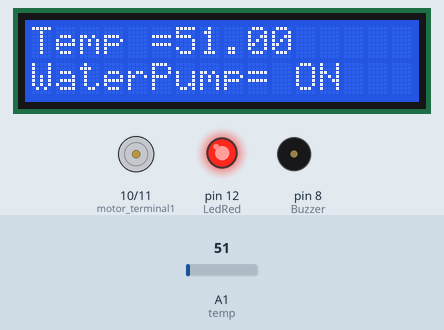
Bench run of a sketch on a simulated Arduino Uno, built with avr-gcc and run on an emulated ATmega328P. On the bench: 16×2 character LCD, motor-driver pin pairs drawn as motors (green arrow = first pin HIGH = forward, orange = second pin HIGH = backward, longer = more drive, scaled by the enable pin), output pins drawn as LEDs (lit = HIGH), buzzer (waves = sounding). Inputs (shaded band) come from the test bench; at power-on: A1 (temp) = 51. What the sketch prints to the serial monitor is not drawn.

Above: at 2.2 s.
3.3 s: A1 (temp) set to 46
At 4.7 s:
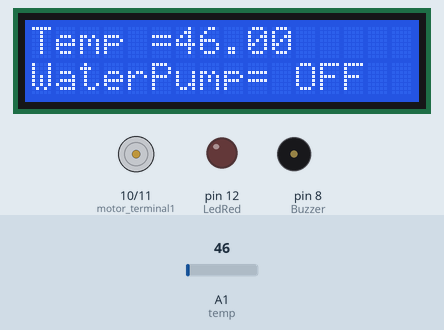
5.6 s: A1 (temp) set to 61
At 7.0 s:
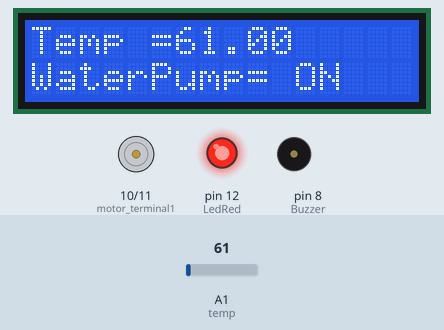
9.7 s: A1 (temp) set to 71
At 11.1 s:
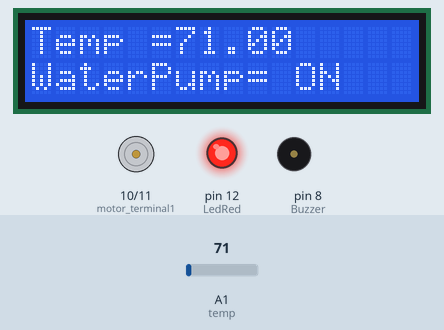
Timing chart, 0 to 17.9 s (numbered marks = the images above; inputs shaded):
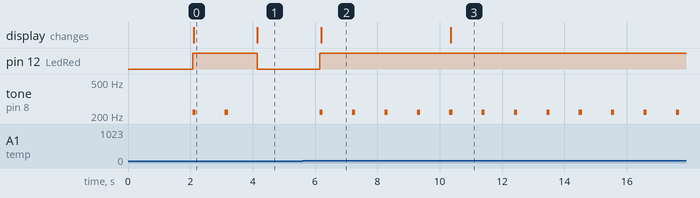

Measured:
- the behaviour switches between 51 and 50 on A1 (temp) (found by bisection; images 0 and 1)
- after the input at 3.3 s, pin 12 (LedRed): HIGH → LOW after 0.85 s; tone on pin 8 (Buzzer): stops changing and stays silent; the display: changes after 0.85 s (image 1)
- after the input at 5.6 s, pin 12 (LedRed): LOW → HIGH after 0.56 s; tone on pin 8 (Buzzer): alternates 220 Hz for 0.10 s and silent for 0.94 s, starting after 0.56 s; the display: changes after 0.59 s (image 2)
- after the input at 9.7 s, the display: changes after 0.65 s (image 3)
- by itself, tone on pin 8 (Buzzer): alternates 220 Hz for 0.10 s and silent for 0.94 s

The sketch:

smart_irrigation_with_water_pump1.ino
```cpp
#include <LiquidCrystal.h>

const int temp = A1;
const int motor_terminal1 = 10;
const int motor_terminal2 = 11;
const int LedRed = 12;
const int LedGreen = 9;
const int Buzzer = 8;


LiquidCrystal lcd(2, 3, 4, 5, 6, 7);

void setup() {
  Serial.begin(9600);
  Serial.print("Smart irrigation system");
  Serial.print("\n");
  Serial.print("\n");
  lcd.begin(16, 2);
  lcd.print("Smart Irrigation");
  lcd.setCursor(4,1);
  lcd.print("System!!");
  pinMode(Buzzer, OUTPUT);
  pinMode(LedRed, OUTPUT);
  pinMode(LedGreen, OUTPUT);
  pinMode(motor_terminal1, OUTPUT);
  pinMode(motor_terminal2, OUTPUT);
  delay(2000);
  lcd.clear();
  lcd.print("Temp = ");
  lcd.setCursor(0,1);
  lcd.print("WaterPump= ");
}

void loop() {

  int value = analogRead(temp);
  float Temperature = value;
  Serial.print("Soil Temperature = ");
  Serial.print(Temperature);
  Serial.print("\n");Serial.print("\n");
  lcd.setCursor(6,0);
  lcd.print(Temperature);
  lcd.setCursor(11,1);


  if (Temperature > 50){
    digitalWrite(motor_terminal2, HIGH);
    digitalWrite(motor_terminal1, LOW);
    digitalWrite(LedRed, HIGH);
    digitalWrite(LedGreen, LOW);
    tone(Buzzer,220,100);
    lcd.print("ON ");
    Serial.print("Warning...!!!! Soil temperature is high");
    Serial.print("\n");Serial.print("\n");
    Serial.print("Need water!! Switch on water pump");
    Serial.print("\n");Serial.print("\n");
  }
  else {
    digitalWrite(motor_terminal2, LOW);
    noTone(Buzzer);
    digitalWrite(LedRed, LOW);
    digitalWrite(LedGreen, HIGH);
    lcd.print("OFF");
    Serial.print("Soil Temperature is fine...!!!");
    Serial.print("\n");Serial.print("\n");
  }

   delay(1000);
}
```
